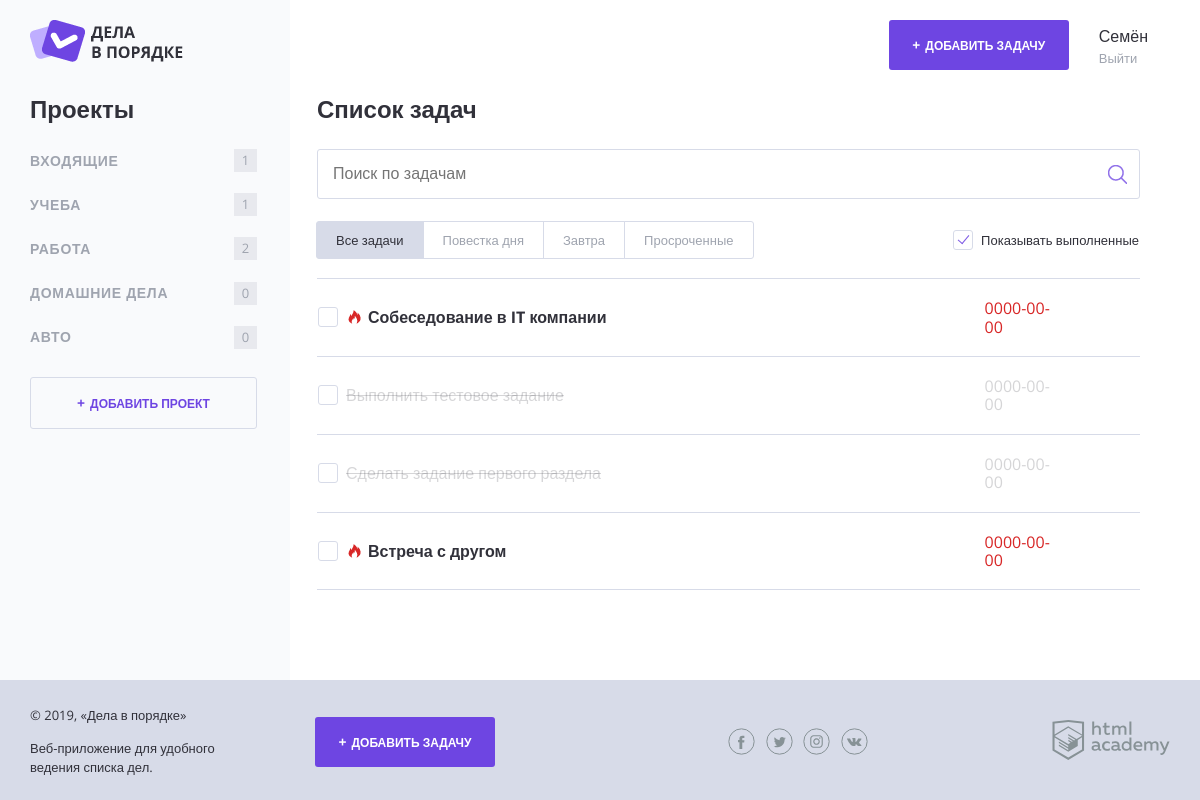
The page / on the database its author committed.
### tables this page shows
CREATE TABLE categories (
	id INT AUTO_INCREMENT PRIMARY KEY,
	title VARCHAR (255),
	author_id INT,
	FOREIGN KEY (author_id) REFERENCES users(id)
);

CREATE TABLE goals (
	id INT AUTO_INCREMENT PRIMARY KEY,
	create_date DATETIME DEFAULT CURRENT_TIMESTAMP,
	status INT,
	title VARCHAR (255),
	file_path VARCHAR (255),
	end_date DATE,
	author_id INT,
	category_id INT,
	FOREIGN KEY (author_id) REFERENCES users(id),
	FOREIGN KEY (category_id) REFERENCES categories(id)

);

### helpers.php (called while the page is built, shortened)
<?php
function include_template($name, array $data = []) {
    $name = 'templates/' . $name;
    extract($data);
    require $name;
    $result = ob_get_clean();
    return $result;
}

### functions.php (called while the page is built, shortened)
<?php
function count_categories($category, $all_goals){
	$counter = 0;
	foreach($all_goals as $key => $value){
		if($category == $value["category_id"]){
			$counter = $counter + 1;
		}
	}
	return $counter;
};
function get_remaining_time($date){
	$goal_date = strtotime($date);
	$now_date = strtotime("now");
	$sec_in_hour = 3600;
	$result = floor(($goal_date - $now_date) / $sec_in_hour);
	return $result;
};
function db_get_rows($con, $sql){
	$res = mysqli_query($con, $sql);
	return mysqli_fetch_all($res, MYSQLI_ASSOC);
	};

### templates/main.php (the view, shortened to what this page needs)
<div class="main-header__side">
				<a class="main-header__side-item button button--plus open-modal" href="pages/form-task.html">Добавить задачу</a>
				<div class="main-header__side-item user-menu">
					<div class="user-menu__data">
						<p>Семён</p>
						<a href="#">Выйти</a>
					</div>
				</div>
			</div>
		</header>
<div class="content">
<section class="content__side">
<h2 class="content__side-heading">Проекты</h2>
<nav class="main-navigation">
<ul class="main-navigation__list">
	<?php foreach ($categories as $key => $value): ?>
	<li class="main-navigation__list-item <?php if(htmlspecialchars($value['id'], ENT_QUOTES) == ($_GET['id'] ?? null)): ?> main-navigation__list-item--active <?php endif;?>">
		<a class="main-navigation__list-item-link" href="../index.php?id=<?= $value['id']
		;?>"><?=htmlspecialchars($value['title'], ENT_QUOTES);?></a>
		<span class="main-navigation__list-item-count"><?=count_categories(htmlspecialchars($value['id'], ENT_QUOTES), $all_goals);?></span>
	</li>
<?php endforeach; ?>
</ul>
</nav>
<a class="button button--transparent button--plus content__side-button"
href="pages/form-project.html" target="project_add">Добавить проект</a>
</section>
<main class="content__main">
<h2 class="content__main-heading">Список задач</h2>
<form class="search-form" action="index.php" method="post" autocomplete="off">
<input class="search-form__input" type="text" name="" value="" placeholder="Поиск по задачам">
<input class="search-form__submit" type="submit" name="" value="Искать">
</form>
<div class="tasks-controls">
<nav class="tasks-switch">
	<a href="/" class="tasks-switch__item tasks-switch__item--active">Все задачи</a>
	<a href="/" class="tasks-switch__item">Повестка дня</a>
	<a href="/" class="tasks-switch__item">Завтра</a>
	<a href="/" class="tasks-switch__item">Просроченные</a>
</nav>
<label class="checkbox">
	<span class="checkbox__text">Показывать выполненные</span>
</label>
</div>
<table class="tasks">
<?php foreach ($goals as $key => $value): ?>
	<?php if(htmlspecialchars($value["status"], ENT_QUOTES) == false): ?>
	<?php $res = get_remaining_time(htmlspecialchars($value["end_date"], ENT_QUOTES)) ?>
	<tr class="tasks__item task<?php if ($res <= 24):?> task--important<?php endif; ?>">
	<td class="task__select">
		<label class="checkbox task__checkbox">
			<span class="checkbox__text"><?=htmlspecialchars($value["title"], ENT_QUOTES);?></span>
		</label>
	</td>
	<td class="task__file"> </td>
	<td class="task__date"><?=htmlspecialchars($value["end_date"], ENT_QUOTES);?></td>
	<td class="task__controls"></td>
</tr>
	<?php elseif (htmlspecialchars($value["status"], ENT_QUOTES) == true && $show_complete_tasks == 0): continue ?>
	<?php elseif (htmlspecialchars($value["status"], ENT_QUOTES) == true && $show_complete_tasks == 1): ?>
<tr class="tasks__item task--completed">
	<td class="task__select">
		<label class="checkbox task__checkbox">
			<span class="checkbox__text"><?=htmlspecialchars($value["title"], ENT_QUOTES);?></span>
		</label>
	</td>
	<td class="task__file">  </td>
	<td class="task__date"><?=htmlspecialchars($value["end_date"], ENT_QUOTES);?></td>
	<td class="task__controls"></td>
</tr>
	<?php endif; ?>
<?php endforeach; ?>
</table>
</main>
</div>

### templates/layout.php (shortened to what this page needs)
<!DOCTYPE html>
<html lang="ru">
<head>
	<link rel="stylesheet" href="css/normalize.css">
	<link rel="stylesheet" href="css/style.css">
	<link rel="stylesheet" href="css/flatpickr.min.css">
</head>
<body>
<div class="page-wrapper">
	<div class="container container--with-sidebar">
		<header class="main-header">
			<a href="/">
				<img src="img/logo.png" width="153" height="42" alt="Логотип Дела в порядке">
			</a>
		   <?=$content;?>
	</div>
</div>
<footer class="main-footer">
	<div class="container">
		<div class="main-footer__copyright">
			<p>© 2019, «Дела в порядке»</p>
			<p>Веб-приложение для удобного ведения списка дел.</p>
		</div>
		<a class="main-footer__button button button--plus" href="pages/form-task.html">Добавить задачу</a>
		<div class="main-footer__social social">
			<a class="social__link social__link--facebook" href="#">
			</a>
			<a class="social__link social__link--twitter" href="#">
			</a>
			<a class="social__link social__link--instagram" href="#">
			</a>
			<a class="social__link social__link--vkontakte" href="#">
			</a>
		</div>
		<div class="main-footer__developed-by">
			<a href="https://htmlacademy.ru/intensive/php">
				<img src="img/htmlacademy.svg" alt="HTML Academy" width="118" height="40">
			</a>
		</div>
	</div>
</footer>
</body>
</html>

### index.php (shortened to what this page needs)
<?php
require_once('helpers.php');
require_once('init.php');
require_once('functions.php');
$show_complete_tasks = rand(0, 1);
$sql = "SELECT id, title FROM categories";
$categories = db_get_rows($con, $sql);
$sql = "SELECT goals.status, goals.title, goals.file_path, goals.end_date, goals.category_id FROM goals JOIN categories ON categories.id=goals.category_id WHERE goals.author_id = 1;";
$all_goals = db_get_rows($con, $sql);
$page_content = include_template('main.php', [
'categories' => $categories,
'all_goals' => $all_goals,
'goals' => $all_goals,
'show_complete_tasks' => $show_complete_tasks
]);
$layout_content = include_template('layout.php', [
	'content' => $page_content,
	'user_name' => $user_name,
	'title' => 'Дела в порядке'
]);
print($layout_content);

### rows shown on the page
categories: title "ВХОДЯЩИЕ", id "1"
categories: title "УЧЕБА", id "1"
categories: title "РАБОТА", id "2"
categories: title "ДОМАШНИЕ ДЕЛА", id "0"
categories: title "АВТО", id "0"
goals: title "Собеседование в IT компании", end_date "0000-00-00"
goals: title "Выполнить тестовое задание", end_date "0000-00-00"
goals: title "Сделать задание первого раздела", end_date "0000-00-00"
goals: title "Встреча с другом", end_date "0000-00-00"
